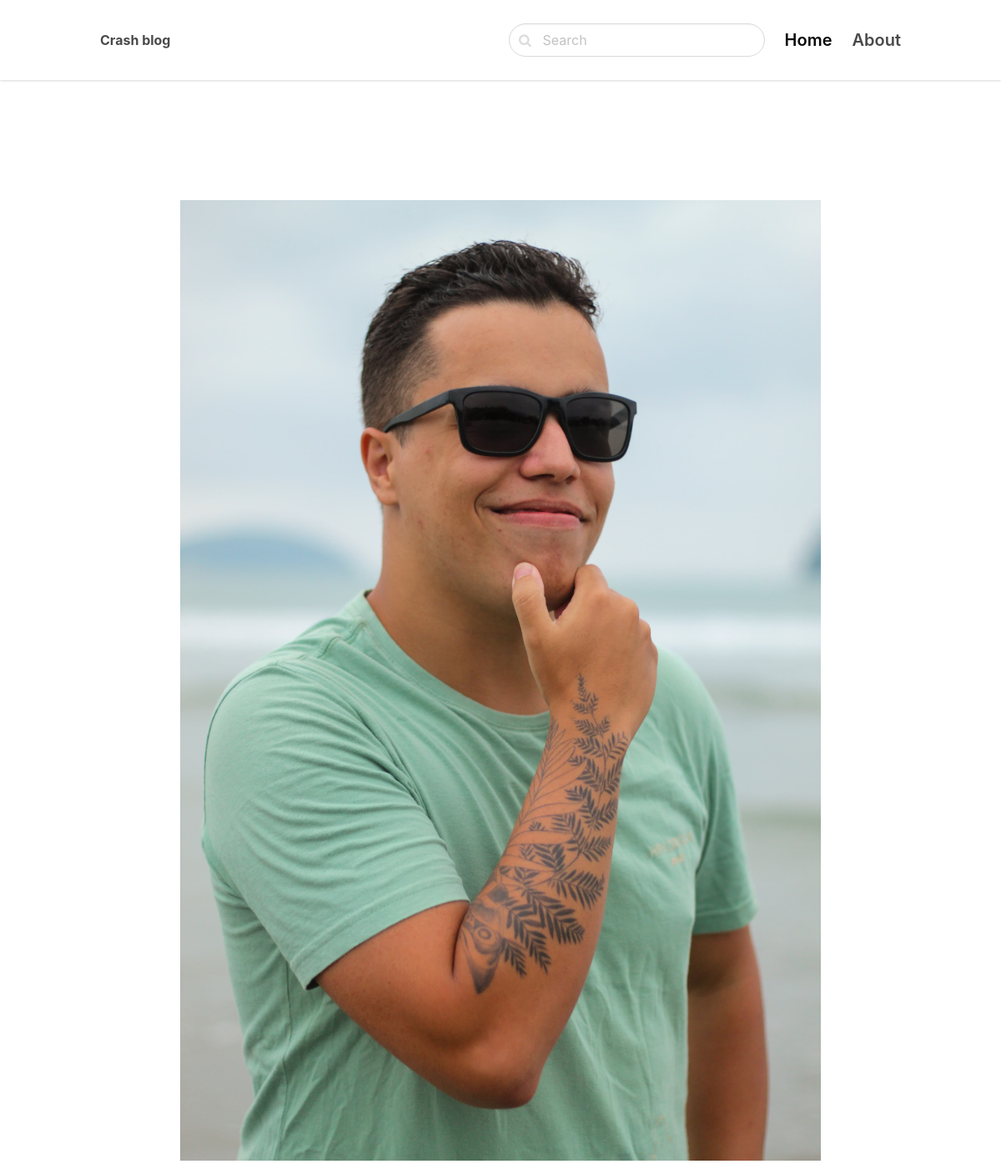
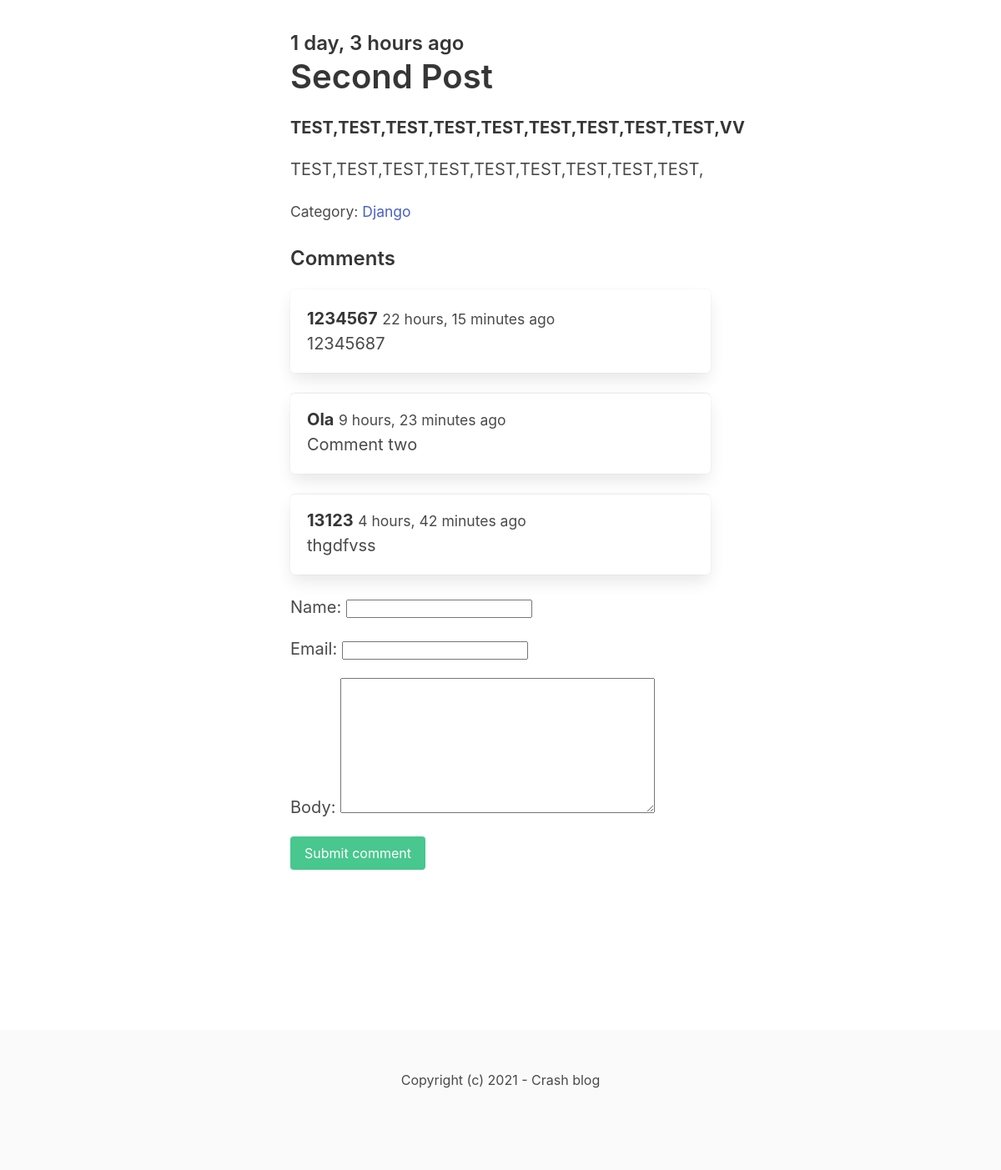
Screenshot of /blog/django/second-post/ with the database file from the repository (2 pictures, top to bottom).
### blogBack/models.py (models this page shows, shortened)
class Post(models.Model):
    ACTIVE = 'active'
    DRAFT = 'draft'
    CHOICES_STATUS = (
        (ACTIVE, 'Active'),
        (DRAFT, 'Draft')
    )
    category = models.ForeignKey(Category, related_name='posts', on_delete=models.CASCADE)
    title = models.CharField(max_length=255)
    slug = models.SlugField()
    intro = models.TextField()
    body = models.TextField()
    created_at = models.DateTimeField(auto_now_add=True)
    status = models.CharField(max_length=10, choices=CHOICES_STATUS, default=ACTIVE)
    image = models.ImageField(upload_to="uploads/", blank=True, null=True)
    class Meta:
        ordering = ("-created_at",)

class Category(models.Model):
    title = models.CharField(max_length=255)
    slug = models.SlugField()
    class Meta:
        ordering = ('title',)
        verbose_name_plural = 'Categories'
    def __str__(self):
        return self.title

class Comment(models.Model):
    post = models.ForeignKey(Post, related_name="comments", on_delete=models.CASCADE)
    name = models.CharField(max_length=255)
    email = models.EmailField()
    body = models.TextField()
    created_at = models.DateTimeField(auto_now_add=True)

### blogBack/views.py (the view)
# urls.py: path("<slug:category_slug>/<slug:slug>/", views.detail, name="post_detail"),
def detail(request, category_slug, slug):
    post = get_object_or_404(Post, slug=slug, status=Post.ACTIVE)
    if request.method == 'POST':
        form = CommentForm(request.POST)
        if form.is_valid():
            comment = form.save(commit=False)
            comment.post = post
            comment.save()
            return redirect('post_detail', category_slug=category_slug, slug=slug)
    else:
        form = CommentForm()
    return render(request, 'blog/detail.html', {'post': post, 'form': form})

### blogBack/forms.py
class CommentForm(forms.ModelForm):
    class Meta:
        model = Comment
        fields = ("name","email","body")

### blogBack/templates/blog/detail.html (shortened to what this page needs)
<!DOCTYPE html>
{% extends 'blog/base.html' %}
{% block content %}
<section class="hero">
    <div class="hero-body">
        <div class="container">
            <section class="section">
                {% if post.image %}
                    <figure class="image mb-6">
                        <img src="{{ post.image.url }}">
                    </figure>
                {% endif %}
                <div class="columns">
                    <div class="column is-8 is-offset-2">
                        <div class="content is-medium">
                            <h2 class="subtitle is-4">{{ post.created_at|timesince }} ago</h2>
                            <h1 class="title">{{ post.title }}</h1>
                            <p><strong>{{ post.intro }}</strong></p>
                            <p>{{ post.body }}</p>
                            <p><small>Category: <a href="{% url 'category_detail' post.category.slug %}">{{ post.category }}</a></small></p>
                            <h2 class="subtitle is-4">Comments</h2>
                            {% for comment in post.comments.all %}
                                <article class="media box">
                                    <div class="media-content">
                                        <strong>{{ comment.name }}</strong> <small>{{ comment.created_at|timesince }} ago</small><br>
                                        {{ comment.body }}
                                    </div>
                                </article>
                            {% endfor %}
                            <form method="post" class="mb-6">
                                {{ form.as_p }}
                                <div class="field">
                                    <div class="control">
                                        <button class="button is-success">Submit comment</button>
                                    </div>
                                </div>
                            </form>
                        </div>
                    </div>
                </div>
            </section>
        </div>
    </div>
</section>
{% endblock %}

### blog/templates/blog/base.html (shortened to what this page needs)
<!DOCTYPE html>
{% load static %}
<html lang="en">
<head>
    <link rel="stylesheet" href="https://unpkg.com/bulma@0.9.2/css/bulma.min.css">
    <link href="https://stackpath.bootstrapcdn.com/font-awesome/4.7.0/css/font-awesome.min.css" rel="stylesheet">
    <link rel="stylesheet" href="{% static 'css/styleblog.css' %}">
</head>
<body>
    <nav class="navbar">
        <div class="container">
            <div class="navbar-brand">
                <a class="navbar-item" href="/blog">
                    <strong>Crash blog</strong>
                </a>
            </div>
            <div id="navbarMenu" class="navbar-menu">
                <div class="navbar-end">
                    <div class="navbar-item">
                        <form method="get" action="{% url 'search' %}">
                            <div class="control has-icons-left">
                                <input class="input is-rounded" name="query" type="text" placeholder="Search">
                                <span class="icon is-left">
                                </span>
                            </div>
                        </form>
                    </div>
                    <a href="/" class="navbar-item is-active is-size-5 has-text-weight-semibold">
                        Home
                    </a>
                    <a href="{% url 'about' %}" class="navbar-item is-size-5 has-text-weight-semibold">
                        About
                    </a>
                </div>
            </div>
        </div>
    </nav>
    <section class="section">
        <div class="container">
            {% block content %}
            {% endblock %}
        </div>
    </section>
    <footer class="footer">
        <div class="content has-text-centered">
            <p>
                Copyright (c) 2021 - Crash blog
            </p>
        </div>
    </footer>
</body>
</html>

### static/css/styleblog.css (style rules this page uses)
nav.navbar { height: 6rem !important; box-shadow: 0 1px 3px 0 rgba(0, 0, 0, .1), 0 1px 2px 0 rgba(0, 0, 0, .06) !important; }

### rows the page displays
Post: image (picture), created_at "1 day, 3 hours", title "Second Post", intro "TEST,TEST,TEST,TEST,TEST,TEST,TEST,TEST,TEST,VV", body "TEST,TEST,TEST,TEST,TEST,TEST,TEST,TEST,TEST,", category "Django"
Comment: name "1234567", created_at "22 hours, 15 minutes", body "12345687"
Comment: name "Ola", created_at "9 hours, 23 minutes", body "Comment two"
Comment: name "13123", created_at "4 hours, 42 minutes", body "thgdfvss"
